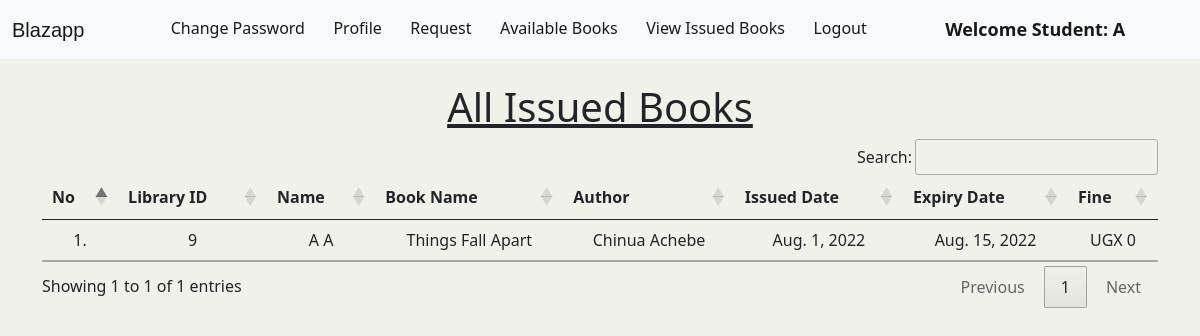
The app's page /student_issued_books/ (signed in) with its own data.
### library/models.py (models this page shows, shortened)
class Book(models.Model):
    name = models.CharField(max_length=200)
    author = models.CharField(max_length=200)
    isbn = models.PositiveIntegerField()
    category = models.CharField(max_length=50)
    publication_date = models.DateField(max_length=8)

class IssuedBook(models.Model):
    student_id = models.IntegerField(primary_key=True)
    isbn = models.CharField(max_length=13)
    issued_date = models.DateField(auto_now=True)
    expiry_date = models.DateField(default=expiry)

### library/views.py (the view)
# urls.py: path("student_issued_books/", views.student_issued_books, name="student_issued_books"),
@login_required(login_url = '/student_login')
def student_issued_books(request):
    student = Student.objects.filter(user_id=request.user.id) # this will filter to get the information of the specific student
    issuedBooks = IssuedBook.objects.filter(student_id=student[0].user_id)  # this will filter to get the book information of the book issued to the above filtered student if they have any
    li1 = []     # we are defining a list that will contain turples with book information
    li2 = []     # we are defining a list that will contain turples with date information and fine
    for i in issuedBooks:
        books = Book.objects.filter(isbn=i.isbn)   # the book will be filter through the rest in the database using its ISBN since all books have unique ISBNs
        for book in books:
            t=(request.user.id, request.user.get_full_name, book.name,book.author)
            li1.append(t)   # adding a turple at the end of the list li1
        days=(date.today()-i.issued_date)
        d=days.days
        fine=0
        if d>16:
            day=d-17
            rate=1000/7
            fine=math.ceil(5000+((day)*rate))
        t=(issuedBooks[0].issued_date, issuedBooks[0].expiry_date, fine)  # t is a turple to contain issued n expiry dates and the fine
        li2.append(t)      # adding a turple at the end of the list li2
    return render(request,'student_issued_books.html',{'li1':li1, 'li2':li2})

### library/templates/student_issued_books.html (shortened to what this page needs)
{% extends 'student_navbar.html' %}
{% load static %}
{% block body %}
</head>
<body>
<div class="container mt-4">
    <h1 class="text-center"><u>All Issued Books</u></h1>
    <table class="table table-hover" id="example">
        <thead>
            <tr class="text-center">
                <th>No</th>
                <th>Library ID</th>
                <th>Name</th>
                <th>Book Name</th>
                <th>Author</th>
                <th>Issued Date</th>
                <th>Expiry Date</th>
                <th>Fine</th>
            </tr>
        </thead>
        <tbody>
            {% for i in li1 %}
            <tr class="text-center">
                <td>{{forloop.counter}}.</td>
                <td>{{i.0}}</td>
                <td>{{i.1}}</td>
                <td>{{i.2}}</td>
                <td>{{i.3}}</td>
                {% endfor %}
                {% for i in li2 %}
                <td>{{i.0}}</td>
                <td>{{i.1}}</td>
                <td>UGX {{i.2}}</td>
            </tr>
            {% endfor %}
        </tbody>
    </table>
    </div>
{% endblock %}

### library/templates/student_navbar.html (shortened to what this page needs)
<!doctype html>
<html lang="en">
  <head>
    <link href="https://cdn.jsdelivr.net/npm/bootstrap@5.1.0/dist/css/bootstrap.min.css" rel="stylesheet">
    <link rel="stylesheet" href="https://cdn.datatables.net/1.10.25/css/jquery.dataTables.min.css">
    <link rel="stylesheet" href="https://cdn.datatables.net/buttons/1.7.1/css/buttons.dataTables.min.css">
  </head>
  <body>
    <nav class="navbar navbar-expand-lg navbar-light bg-light sticky-top">
        <div class="container-fluid">
          <a class="navbar-brand" href="#">Blazapp</a>
          <div class="collapse navbar-collapse" id="navbarSupportedContent">
            <ul class="navbar-nav me-auto mb-2 mb-lg-0">
              <li class="nav-item">
                <a class="nav-link active" aria-current="page" href="/change_password/">Change Password</a>
              </li>
              <li class="nav-item">
                <a class="nav-link active" aria-current="page" href="/profile/">Profile</a>
              </li>
              <li class="nav-item">
                <a class="nav-link active" aria-current="page" href="/request/">Request</a>
              </li>
              <li class="nav-item">
                <a class="nav-link active" aria-current="page" href="/student_view_books/">Available Books</a>
              </li>
              <li class="nav-item">
                <a class="nav-link active" aria-current="page" href="/student_issued_books/">View Issued Books</a>
              </li>
              <li class="nav-item">
                <a class="nav-link active" aria-current="page" href="/logout/">Logout</a>
              </li>
              <li class="nav-item">
                <a style="font-weight:600; font-family:'Segoe UI', Tahoma, Geneva, Verdana, sans-serif; font-size: large;" class="nav-link active" href="#">Welcome Student: {{request.user}}</a>
              </li>
            </ul>
          </div>
        </div>
      </nav>
      {% block body %}
      {% endblock %}
  </body>
</html>

### library/templates/student_issued_books.html (style rules this page uses)
.navbar-brand { font-size: 20px; font-family: sans-serif; }
body { background: rgb(240, 241, 233); }

### records on screen
Book: name "Things Fall Apart", author "Chinua Achebe"
IssuedBook: issued_date "Aug. 1, 2022", expiry_date "Aug. 15, 2022"

### other values on screen
{{ request.user }} "A"
{{ i.0 }} "9"
{{ i.1 }} "A A"
{{ i.2 }} "0"
